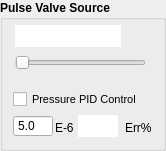
  <widget class="QGroupBox" name="groupBox_PulseValve">
   <property name="geometry">
    <rect>
     <x>810</x>
     <y>175</y>
     <width>166</width>
     <height>151</height>
    </rect>
   </property>
   <property name="font">
    <font>
     <weight>75</weight>
     <bold>true</bold>
    </font>
   </property>
   <property name="title">
    <string>Pulse Valve Source</string>
   </property>
   <widget class="QSlider" name="sliderSource">
    <property name="geometry">
     <rect>
      <x>15</x>
      <y>55</y>
      <width>131</width>
      <height>16</height>
     </rect>
    </property>
    <property name="minimum">
     <number>1</number>
    </property>
    <property name="maximum">
     <number>1000</number>
    </property>
    <property name="pageStep">
     <number>5</number>
    </property>
    <property name="orientation">
     <enum>Qt::Horizontal</enum>
    </property>
    <property name="tickPosition">
     <enum>QSlider::NoTicks</enum>
    </property>
   </widget>
   <widget class="QTextBrowser" name="out_readSourceGauge">
    <property name="geometry">
     <rect>
      <x>15</x>
      <y>25</y>
      <width>106</width>
      <height>22</height>
     </rect>
    </property>
    <property name="sizePolicy">
     <sizepolicy hsizetype="Fixed" vsizetype="Fixed">
      <horstretch>0</horstretch>
      <verstretch>0</verstretch>
     </sizepolicy>
    </property>
    <property name="minimumSize">
     <size>
      <width>40</width>
      <height>22</height>
     </size>
    </property>
    <property name="font">
     <font>
      <weight>50</weight>
      <bold>false</bold>
     </font>
    </property>
    <property name="acceptDrops">
     <bool>false</bool>
    </property>
    <property name="frameShape">
     <enum>QFrame::NoFrame</enum>
    </property>
    <property name="frameShadow">
     <enum>QFrame::Plain</enum>
    </property>
    <property name="html">
     <string>&lt;!DOCTYPE HTML PUBLIC &quot;-//W3C//DTD HTML 4.0//EN&quot; &quot;http://www.w3.org/TR/REC-html40/strict.dtd&quot;&gt;
&lt;html&gt;&lt;head&gt;&lt;meta name=&quot;qrichtext&quot; content=&quot;1&quot; /&gt;&lt;style type=&quot;text/css&quot;&gt;
p, li { white-space: pre-wrap; }
&lt;/style&gt;&lt;/head&gt;&lt;body style=&quot; font-family:'Tahoma'; font-size:8pt; font-weight:400; font-style:normal;&quot;&gt;
&lt;p style=&quot;-qt-paragraph-type:empty; margin-top:0px; margin-bottom:0px; margin-left:0px; margin-right:0px; -qt-block-indent:0; text-indent:0px;&quot;&gt;&lt;br /&gt;&lt;/p&gt;&lt;/body&gt;&lt;/html&gt;</string>
    </property>
   </widget>
   <widget class="QCheckBox" name="chk_sourceControl">
    <property name="geometry">
     <rect>
      <x>13</x>
      <y>90</y>
      <width>126</width>
      <height>18</height>
     </rect>
    </property>
    <property name="font">
     <font>
      <pointsize>8</pointsize>
      <weight>50</weight>
      <bold>false</bold>
     </font>
    </property>
    <property name="text">
     <string>Pressure PID Control </string>
    </property>
   </widget>
   <widget class="QDoubleSpinBox" name="inp_sourceChamber">
    <property name="enabled">
     <bool>true</bool>
    </property>
    <property name="geometry">
     <rect>
      <x>13</x>
      <y>115</y>
      <width>40</width>
      <height>22</height>
     </rect>
    </property>
    <property name="sizePolicy">
     <sizepolicy hsizetype="Fixed" vsizetype="Fixed">
      <horstretch>0</horstretch>
      <verstretch>0</verstretch>
     </sizepolicy>
    </property>
    <property name="minimumSize">
     <size>
      <width>40</width>
      <height>22</height>
     </size>
    </property>
    <property name="maximumSize">
     <size>
      <width>40</width>
      <height>16777215</height>
     </size>
    </property>
    <property name="font">
     <font>
      <weight>50</weight>
      <bold>false</bold>
     </font>
    </property>
    <property name="mouseTracking">
     <bool>true</bool>
    </property>
    <property name="wrapping">
     <bool>false</bool>
    </property>
    <property name="frame">
     <bool>true</bool>
    </property>
    <property name="buttonSymbols">
     <enum>QAbstractSpinBox::NoButtons</enum>
    </property>
    <property name="keyboardTracking">
     <bool>true</bool>
    </property>
    <property name="decimals">
     <number>1</number>
    </property>
    <property name="minimum">
     <double>0.500000000000000</double>
    </property>
    <property name="maximum">
     <double>50.000000000000000</double>
    </property>
    <property name="value">
     <double>5.000000000000000</double>
    </property>
   </widget>
   <widget class="QLabel" name="label_44">
    <property name="geometry">
     <rect>
      <x>55</x>
      <y>120</y>
      <width>23</width>
      <height>16</height>
     </rect>
    </property>
    <property name="font">
     <font>
      <weight>50</weight>
      <bold>false</bold>
     </font>
    </property>
    <property name="text">
     <string>E-6</string>
    </property>
   </widget>
   <widget class="QTextBrowser" name="out_piderr">
    <property name="geometry">
     <rect>
      <x>78</x>
      <y>115</y>
      <width>40</width>
      <height>22</height>
     </rect>
    </property>
    <property name="sizePolicy">
     <sizepolicy hsizetype="Fixed" vsizetype="Fixed">
      <horstretch>0</horstretch>
      <verstretch>0</verstretch>
     </sizepolicy>
    </property>
    <property name="minimumSize">
     <size>
      <width>40</width>
      <height>22</height>
     </size>
    </property>
    <property name="font">
     <font>
      <weight>50</weight>
      <bold>false</bold>
     </font>
    </property>
    <property name="acceptDrops">
     <bool>false</bool>
    </property>
    <property name="frameShape">
     <enum>QFrame::NoFrame</enum>
    </property>
    <property name="frameShadow">
     <enum>QFrame::Plain</enum>
    </property>
    <property name="html">
     <string>&lt;!DOCTYPE HTML PUBLIC &quot;-//W3C//DTD HTML 4.0//EN&quot; &quot;http://www.w3.org/TR/REC-html40/strict.dtd&quot;&gt;
&lt;html&gt;&lt;head&gt;&lt;meta name=&quot;qrichtext&quot; content=&quot;1&quot; /&gt;&lt;style type=&quot;text/css&quot;&gt;
p, li { white-space: pre-wrap; }
&lt;/style&gt;&lt;/head&gt;&lt;body style=&quot; font-family:'Tahoma'; font-size:8pt; font-weight:400; font-style:normal;&quot;&gt;
&lt;p style=&quot;-qt-paragraph-type:empty; margin-top:0px; margin-bottom:0px; margin-left:0px; margin-right:0px; -qt-block-indent:0; text-indent:0px;&quot;&gt;&lt;br /&gt;&lt;/p&gt;&lt;/body&gt;&lt;/html&gt;</string>
    </property>
   </widget>
   <widget class="QLabel" name="label_49">
    <property name="geometry">
     <rect>
      <x>125</x>
      <y>120</y>
      <width>31</width>
      <height>16</height>
     </rect>
    </property>
    <property name="font">
     <font>
      <weight>50</weight>
      <bold>false</bold>
     </font>
    </property>
    <property name="text">
     <string>Err%</string>
    </property>
   </widget>
  </widget>
